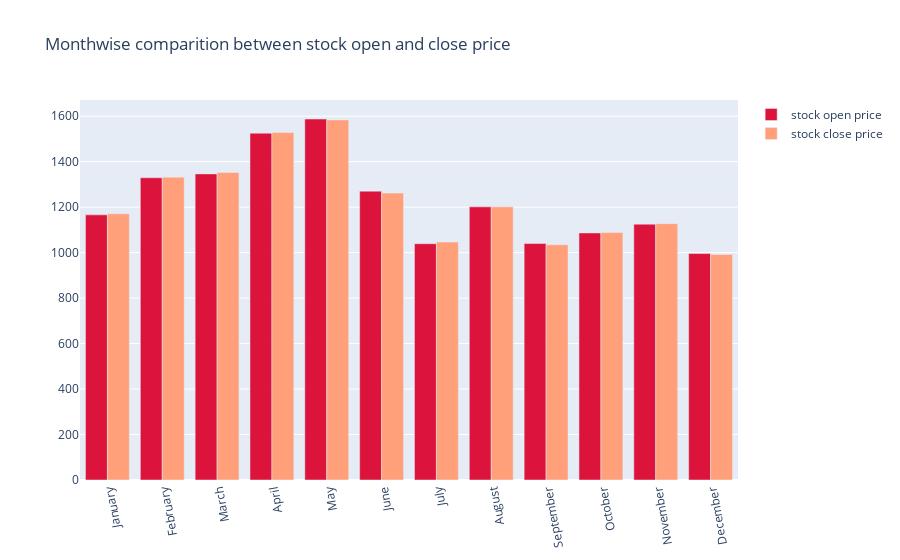

Notebook cell for this chart:
### Code cell
fig=go.Figure()
fig.add_trace(go.Bar(x=df.index,
                    y=df['open'],name='stock open price',marker_color='crimson'))
fig.add_trace(go.Bar(x=df.index,
                    y=df['close'],name='stock close price',marker_color='lightsalmon'))
fig.update_layout(barmode='group',xaxis_tickangle=-100,title='Monthwise comparition between stock open and close price')
fig.show()

### Figure 1 — Plotly figure (JSON) as saved in the notebook; plotly's stock layout.template omitted (floating-point values rounded to 4 significant figures)
{"data": [{"marker": {"color": "crimson"}, "name": "stock open price", "type": "bar", "x": ["January", "February", "March", "April", "May", "June", "July", "August", "September", "October", "November", "December"], "y": [1166.0, 1329.0, 1346.0, 1525.0, 1587.0, 1270.0, 1039.0, 1201.0, 1040.0, 1086.0, 1125.0, 995.9]}, {"marker": {"color": "lightsalmon"}, "name": "stock close price", "type": "bar", "x": ["January", "February", "March", "April", "May", "June", "July", "August", "September", "October", "November", "December"], "y": [1171.0, 1332.0, 1352.0, 1528.0, 1584.0, 1262.0, 1046.0, 1201.0, 1034.0, 1088.0, 1127.0, 992.0]}], "layout": {"barmode": "group", "title": {"text": "Monthwise comparition between stock open and close price"}, "xaxis": {"tickangle": -100}}}
